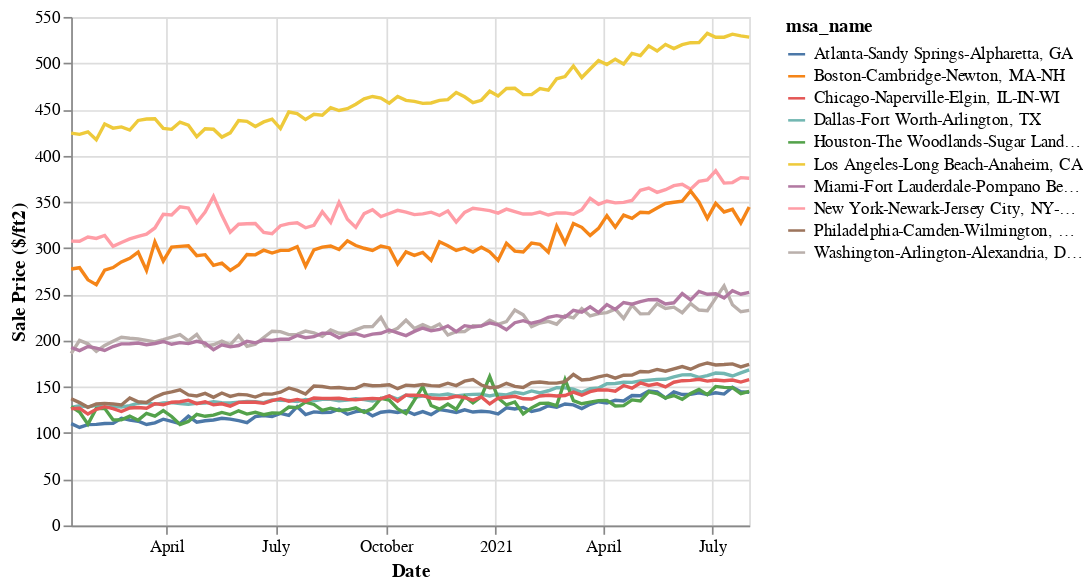

Here is the notebook cell this chart was saved with:
### Markdown cell above
If we look at the chart below, what we can observe is an increase in median sale price per square foot, yes, but expressed as a percentage, it is not the craziest either. But we must acknowledge that they started from a much higher base.

### Code cell
alt.Chart(cbsa_price).mark_line().encode(
    x = alt.X('period_end', title = "Date"),
    y = alt.Y('ppsf', title = "Sale Price ($/ft2)"),
    color = 'msa_name'
)

### Figure 1 — Vega-Lite specification as saved in the notebook (floating-point values rounded to 4 significant figures; data arrays with more than 128 entries replaced by an {"elided": "..."} marker saying what was removed)
{"config": {"view": {"continuousWidth": 400, "continuousHeight": 300}}, "data": {"name": "data-fd081d977cf72e73f46d4dc3e3d7aa56"}, "mark": "line", "encoding": {"color": {"type": "nominal", "field": "msa_name"}, "x": {"type": "temporal", "field": "period_end", "title": "Date"}, "y": {"type": "quantitative", "field": "ppsf", "title": "Sale Price ($/ft2)"}}, "$schema": "https://vega.github.io/schema/vega-lite/v4.8.1.json", "datasets": {"data-fd081d977cf72e73f46d4dc3e3d7aa56": {"elided": "820 records"}}}
